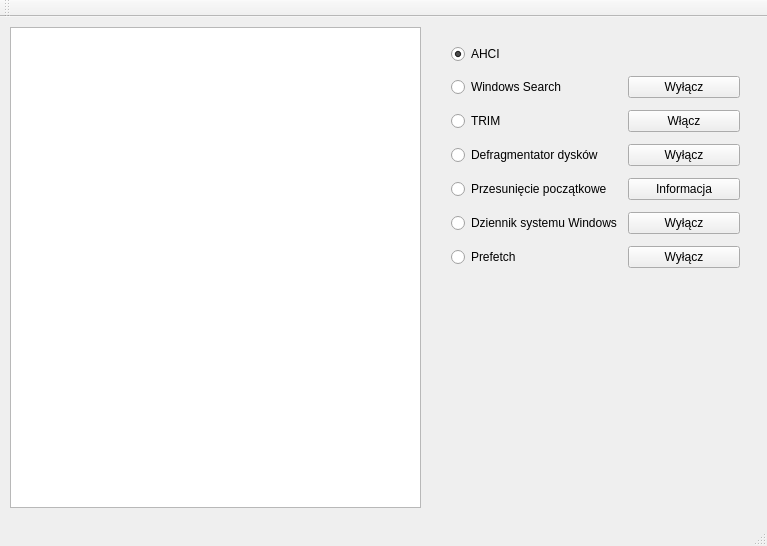
<?xml version="1.0" encoding="UTF-8"?>
<ui version="4.0">
 <class>ssd_optimizer</class>
 <widget class="QMainWindow" name="ssd_optimizer">
  <property name="geometry">
   <rect>
    <x>0</x>
    <y>0</y>
    <width>767</width>
    <height>546</height>
   </rect>
  </property>
  <property name="windowTitle">
   <string>ssd_optimizer</string>
  </property>
  <widget class="QWidget" name="centralWidget">
   <widget class="QWidget" name="layoutWidget">
    <property name="geometry">
     <rect>
      <x>440</x>
      <y>10</y>
      <width>311</width>
      <height>261</height>
     </rect>
    </property>
    <layout class="QGridLayout" name="gridLayout">
     <item row="1" column="0">
      <widget class="QRadioButton" name="rb_win_search">
       <property name="text">
        <string>Windows Search</string>
       </property>
      </widget>
     </item>
     <item row="3" column="1">
      <widget class="QPushButton" name="pb_defrag">
       <property name="text">
        <string>Wyłącz</string>
       </property>
      </widget>
     </item>
     <item row="4" column="0">
      <widget class="QRadioButton" name="rb_przesuw_pocz">
       <property name="text">
        <string>Przesunięcie początkowe</string>
       </property>
      </widget>
     </item>
     <item row="1" column="1">
      <widget class="QPushButton" name="pb_win_search">
       <property name="text">
        <string>Wyłącz</string>
       </property>
      </widget>
     </item>
     <item row="2" column="1">
      <widget class="QPushButton" name="pb_trim">
       <property name="text">
        <string>Włącz</string>
       </property>
      </widget>
     </item>
     <item row="3" column="0">
      <widget class="QRadioButton" name="rb_defrag">
       <property name="text">
        <string>Defragmentator dysków</string>
       </property>
      </widget>
     </item>
     <item row="4" column="1">
      <widget class="QPushButton" name="pb_przesuw_pocz">
       <property name="text">
        <string>Informacja</string>
       </property>
      </widget>
     </item>
     <item row="2" column="0">
      <widget class="QRadioButton" name="rb_trim">
       <property name="text">
        <string>TRIM</string>
       </property>
       <property name="checked">
        <bool>false</bool>
       </property>
      </widget>
     </item>
     <item row="5" column="0">
      <widget class="QRadioButton" name="rb_dziennik">
       <property name="text">
        <string>Dziennik systemu Windows</string>
       </property>
      </widget>
     </item>
     <item row="0" column="0">
      <widget class="QRadioButton" name="rb_ahci">
       <property name="palette">
        <palette>
         <active>
          <colorrole role="WindowText">
           <brush brushstyle="SolidPattern">
            <color alpha="255">
             <red>0</red>
             <green>0</green>
             <blue>0</blue>
            </color>
           </brush>
          </colorrole>
          <colorrole role="Midlight">
           <brush brushstyle="SolidPattern">
            <color alpha="255">
             <red>227</red>
             <green>227</green>
             <blue>227</blue>
            </color>
           </brush>
          </colorrole>
          <colorrole role="Text">
           <brush brushstyle="SolidPattern">
            <color alpha="255">
             <red>0</red>
             <green>0</green>
             <blue>0</blue>
            </color>
           </brush>
          </colorrole>
          <colorrole role="ButtonText">
           <brush brushstyle="SolidPattern">
            <color alpha="255">
             <red>0</red>
             <green>0</green>
             <blue>0</blue>
            </color>
           </brush>
          </colorrole>
          <colorrole role="Base">
           <brush brushstyle="SolidPattern">
            <color alpha="255">
             <red>255</red>
             <green>255</green>
             <blue>255</blue>
            </color>
           </brush>
          </colorrole>
          <colorrole role="Shadow">
           <brush brushstyle="SolidPattern">
            <color alpha="255">
             <red>105</red>
             <green>105</green>
             <blue>105</blue>
            </color>
           </brush>
          </colorrole>
         </active>
         <inactive>
          <colorrole role="WindowText">
           <brush brushstyle="SolidPattern">
            <color alpha="255">
             <red>0</red>
             <green>0</green>
             <blue>0</blue>
            </color>
           </brush>
          </colorrole>
          <colorrole role="Midlight">
           <brush brushstyle="SolidPattern">
            <color alpha="255">
             <red>227</red>
             <green>227</green>
             <blue>227</blue>
            </color>
           </brush>
          </colorrole>
          <colorrole role="Text">
           <brush brushstyle="SolidPattern">
            <color alpha="255">
             <red>0</red>
             <green>0</green>
             <blue>0</blue>
            </color>
           </brush>
          </colorrole>
          <colorrole role="ButtonText">
           <brush brushstyle="SolidPattern">
            <color alpha="255">
             <red>0</red>
             <green>0</green>
             <blue>0</blue>
            </color>
           </brush>
          </colorrole>
          <colorrole role="Base">
           <brush brushstyle="SolidPattern">
            <color alpha="255">
             <red>255</red>
             <green>255</green>
             <blue>255</blue>
            </color>
           </brush>
          </colorrole>
          <colorrole role="Shadow">
           <brush brushstyle="SolidPattern">
            <color alpha="255">
             <red>105</red>
             <green>105</green>
             <blue>105</blue>
            </color>
           </brush>
          </colorrole>
         </inactive>
         <disabled>
          <colorrole role="WindowText">
           <brush brushstyle="SolidPattern">
            <color alpha="255">
             <red>0</red>
             <green>0</green>
             <blue>0</blue>
            </color>
           </brush>
          </colorrole>
          <colorrole role="Midlight">
           <brush brushstyle="SolidPattern">
            <color alpha="255">
             <red>227</red>
             <green>227</green>
             <blue>227</blue>
            </color>
           </brush>
          </colorrole>
          <colorrole role="Text">
           <brush brushstyle="SolidPattern">
            <color alpha="255">
             <red>0</red>
             <green>0</green>
             <blue>0</blue>
            </color>
           </brush>
          </colorrole>
          <colorrole role="ButtonText">
           <brush brushstyle="SolidPattern">
            <color alpha="255">
             <red>0</red>
             <green>0</green>
             <blue>0</blue>
            </color>
           </brush>
          </colorrole>
          <colorrole role="Base">
           <brush brushstyle="SolidPattern">
            <color alpha="255">
             <red>255</red>
             <green>255</green>
             <blue>255</blue>
            </color>
           </brush>
          </colorrole>
          <colorrole role="Shadow">
           <brush brushstyle="SolidPattern">
            <color alpha="255">
             <red>105</red>
             <green>105</green>
             <blue>105</blue>
            </color>
           </brush>
          </colorrole>
         </disabled>
        </palette>
       </property>
       <property name="text">
        <string>AHCI</string>
       </property>
       <property name="checkable">
        <bool>true</bool>
       </property>
       <property name="checked">
        <bool>true</bool>
       </property>
      </widget>
     </item>
     <item row="5" column="1">
      <widget class="QPushButton" name="pb_dziennik">
       <property name="text">
        <string>Wyłącz</string>
       </property>
      </widget>
     </item>
     <item row="6" column="0">
      <widget class="QRadioButton" name="rb_prefetch">
       <property name="text">
        <string>Prefetch</string>
       </property>
      </widget>
     </item>
     <item row="6" column="1">
      <widget class="QPushButton" name="pb_prefetch">
       <property name="text">
        <string>Wyłącz</string>
       </property>
      </widget>
     </item>
    </layout>
   </widget>
   <widget class="QTreeView" name="treeView">
    <property name="geometry">
     <rect>
      <x>10</x>
      <y>10</y>
      <width>411</width>
      <height>481</height>
     </rect>
    </property>
   </widget>
  </widget>
  <widget class="QMenuBar" name="menuBar">
   <property name="geometry">
    <rect>
     <x>0</x>
     <y>0</y>
     <width>767</width>
     <height>21</height>
    </rect>
   </property>
  </widget>
  <widget class="QToolBar" name="mainToolBar">
   <attribute name="toolBarArea">
    <enum>TopToolBarArea</enum>
   </attribute>
   <attribute name="toolBarBreak">
    <bool>false</bool>
   </attribute>
  </widget>
  <widget class="QStatusBar" name="statusBar"/>
 </widget>
 <layoutdefault spacing="6" margin="11"/>
 <resources/>
 <connections/>
</ui>
